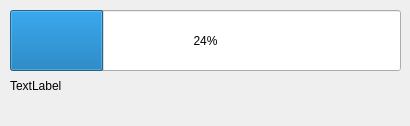
<?xml version="1.0" encoding="UTF-8"?>
<ui version="4.0">
 <class>Dialog</class>
 <widget class="QDialog" name="Dialog">
  <property name="windowModality">
   <enum>Qt::ApplicationModal</enum>
  </property>
  <property name="geometry">
   <rect>
    <x>0</x>
    <y>0</y>
    <width>410</width>
    <height>126</height>
   </rect>
  </property>
  <property name="windowTitle">
   <string>LPRPMLaunchpad - First Run</string>
  </property>
  <widget class="QProgressBar" name="progressBar">
   <property name="geometry">
    <rect>
     <x>10</x>
     <y>10</y>
     <width>391</width>
     <height>61</height>
    </rect>
   </property>
   <property name="value">
    <number>24</number>
   </property>
  </widget>
  <widget class="QLabel" name="label">
   <property name="geometry">
    <rect>
     <x>10</x>
     <y>60</y>
     <width>391</width>
     <height>51</height>
    </rect>
   </property>
   <property name="text">
    <string>TextLabel</string>
   </property>
   <property name="wordWrap">
    <bool>true</bool>
   </property>
  </widget>
 </widget>
 <resources/>
 <connections/>
</ui>
